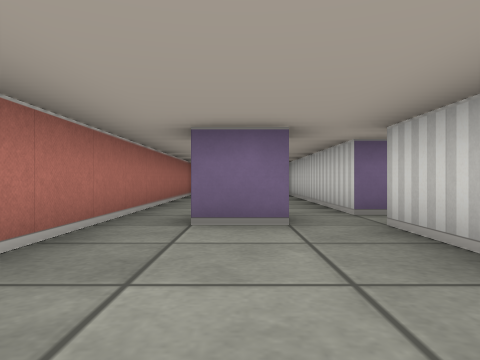
View 1 (above)

13 first-person views from a walk through a cub3D ray-caster map. The camera is about half as high as the walls, looks level and sees 70° across. The floor is counted in squares. Each view is taken from the middle of a square. On the plan, view 1 faces up. The plan holds only what a view shows up to about 9 squares ahead; the rest is blank.

View 2
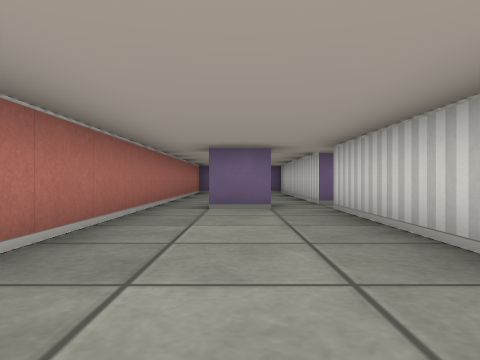

View 3
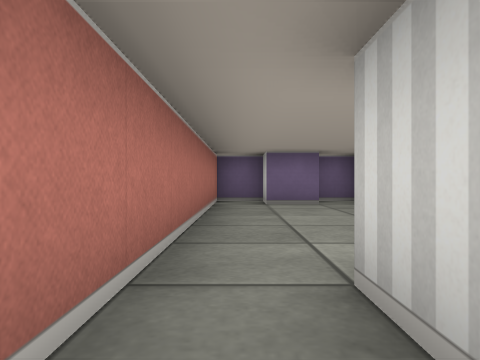

View 4
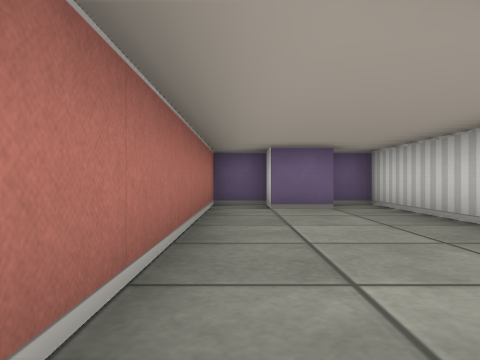

View 5
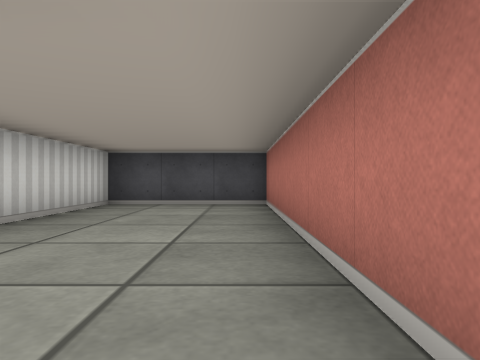

View 6
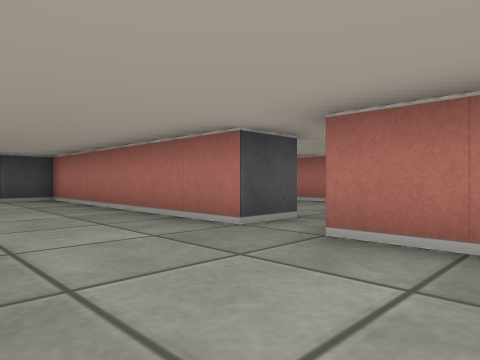

View 7
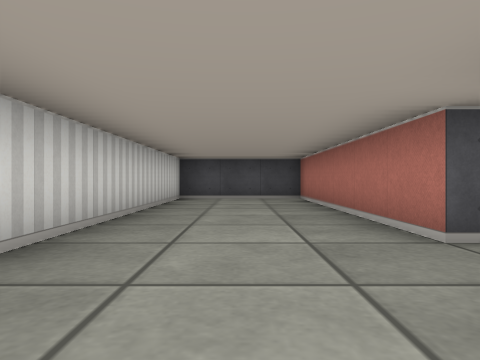

View 8
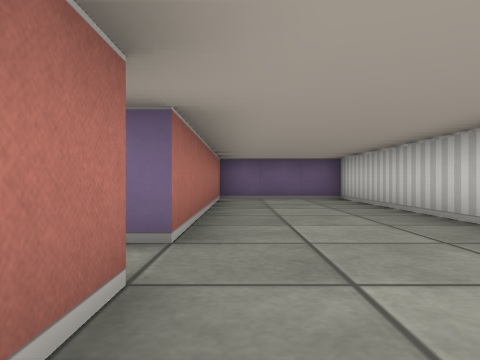

View 9
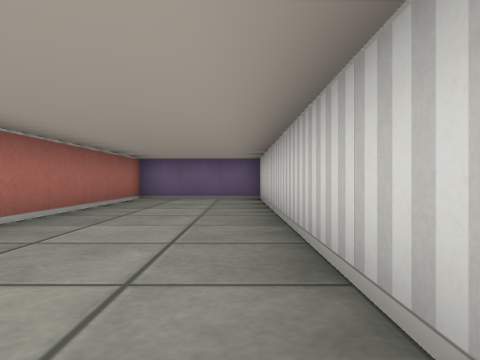

View 10
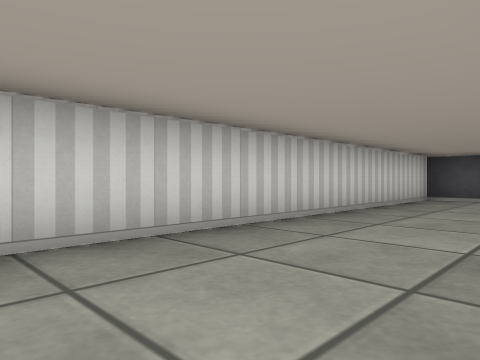

View 11
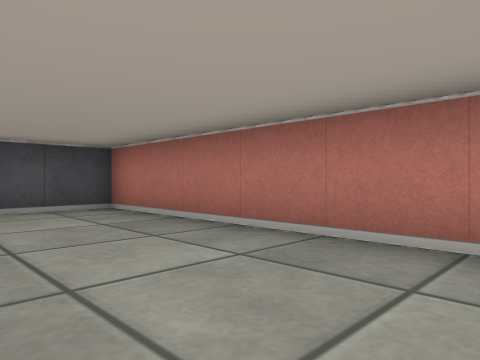

View 12
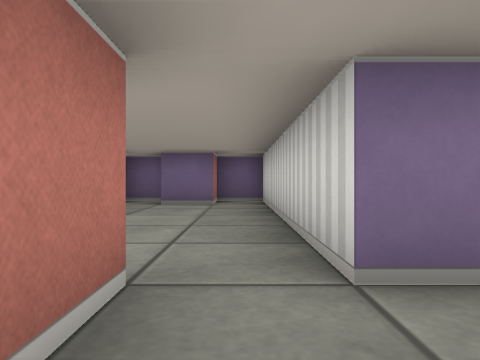

View 13
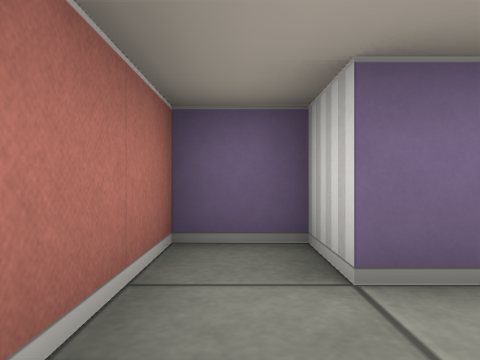

### Floor plan
Ten units are one square. View 1 is at (0, 0); x grows to the right and y downward. Boxes are objects, and circles mark ways between rooms. Rooms are numbered by the first view taken in them; rooms with no view inside come last. Other rooms are left out.
<svg viewBox="-20 -110 80 140">
<path fill="none" stroke="#000" d="M5 -45 5 -35 -5 -35 -5 -45M25 -45 15 -45 15 -105 5 -105M5 -102 5 -95 -5 -95 -5 -105 -15 -105 -15 25 15 25 15 -35 25 -35M25 -35 25 25 55 25 55 -105 25 -105 25 -45"/>
<circle cx="20" cy="-40" r="3" fill="#2a7"/>
<text x="0" y="-30">1</text>
<text x="40" y="-40">2</text>
</svg>
Room 1 opens to room 2.

Where each view was taken, in squares from view 1:
view 1: 0 up, 0 right, facing up
view 2: 2 down, 0 right, facing up
view 3: 3 up, 1 left, facing up
view 4: 4 up, 1 left, facing up
view 5: 4 up, 1 left, facing down
view 6: 6 up, 5 right, facing down-left
view 7: 6 up, 4 right, facing down
view 8: 2 up, 3 right, facing up
view 9: 2 up, 5 right, facing up
view 10: 6 up, 3 right, facing down-right
view 11: 3 up, 1 right, facing down-left
view 12: 3 up, 1 right, facing up
view 13: 8 up, 1 left, facing up
